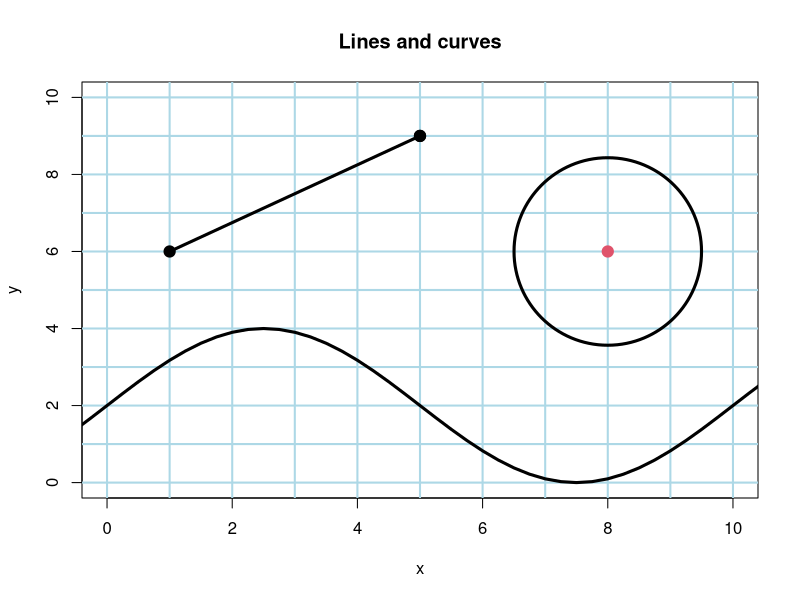
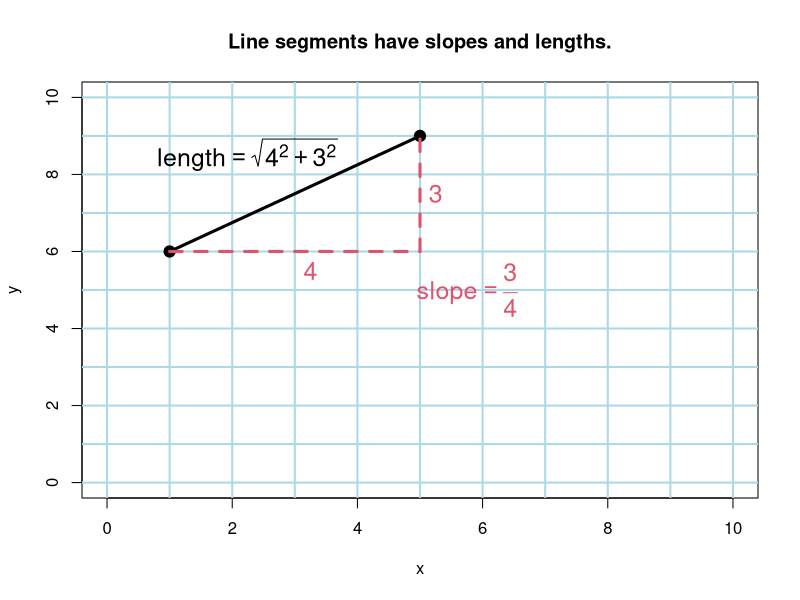
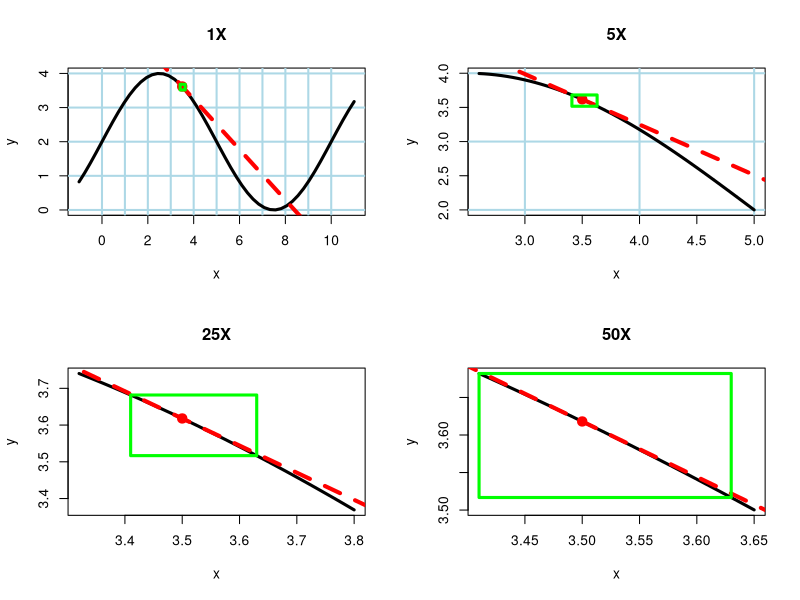
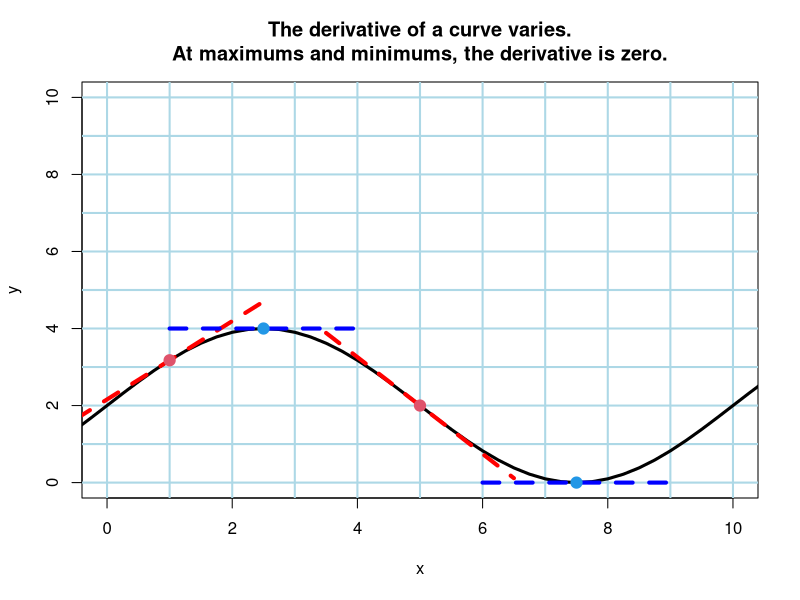

Generate these figures, in order, with R:
## ---- chunk 1
local({
  plot(c(0,10), c(0,10), type='n', xlab="x", ylab="y", main="Lines and curves")
  abline(h=0:10, col="lightblue", lwd=2)
  abline(v=0:10, col="lightblue", lwd=2)
  segments(1,6,5,9, lwd=3)
  points(c(1,5),c(6,9), pch=19, cex=1.5)
  points(5, 9, pch=19, cex=1.5)
  points(8,6,cex=25,lwd=3)
  points(8,6, pch=19, cex=1.5, col=2)
  x <- seq(-1, 11, by=.25)
  lines(x, 2+2*sin(.2*pi*x), lwd=3)
})
## ---- chunk 2
plot(c(0,10), c(0,10), type='n', xlab="x", ylab="y", main="Line segments have slopes and lengths.")
abline(h=0:10, col="lightblue", lwd=2)
abline(v=0:10, col="lightblue", lwd=2)
segments(1,6,5,9, lwd=3)
points(c(1,5),c(6,9), pch=19, cex=1.5)
segments(1,6,5,6, lty=2, lwd=3, col=2)
segments(5,6,5,9, lty=2, lwd=3, col=2)
text(3.25, 5.5, expression(4), lwd=3, cex=1.5, col=2)
text(5.25, 7.5, expression(3), lwd=3, cex=1.5, col=2)
text(2.25, 8.5, expression(length == sqrt(4^2 + 3^2)), lwd=3, cex=1.5, col=1)
text(5.75, 5, expression(slope == frac(3,4)), lwd=3, cex=1.5, col=2)
## ---- chunk 3

f <- function(x)2+2*sin(.2*pi*x)
df_dx <- function(x).4*pi*cos(.2*pi*x)
tngt <- function(x, interval=16, col="red"){
  slope = df_dx(x)
  y <- f(x)
  xa <- x-interval/2
  ya <- y - slope*interval/2
  xb <- x+interval/2
  yb <- y + slope*interval/2
  segments(xa, ya, xb, yb, lty=2, lwd=4, col=col)
}

local({
  
  drawbox <- function(xa, ya, xb, yb, col="green"){
    lines(c(xa, xb, xb, xa, xa), c(ya, ya, yb, yb, ya), lwd=3, col=col)
  }
    
  par(mfrow=c(2, 2))
  mags <- c(1, 5, 25, 50)
  minscale <- mags[length(mags)]
  x0 <- 3.5
  y0 <- f(x0) 
  xa <- x0 - (x0+1)/minscale
  xb <- x0 + (10-x0)/minscale
    
  for(i in mags){
    x <- seq(x0 - (x0+1)/i, x0 + (11-x0)/i, length.out=50)
    y <- f(x)
    plot(x, y, type='n', xlab="x", ylab="y", main=paste0(i, "X") )
    abline(h=0:10, col="lightblue", lwd=2)
    abline(v=0:10, col="lightblue", lwd=2)
    lines(x, y, lwd=3)
    points(x0, y0, pch=19, cex=1.5, col="red")
    tngt(x0)
    drawbox(xa, f(xa), xb, f(xb))
  }
 par(mfrow=c(1,1))
})

## ---- chunk 4
local({
  plot(c(0,10), c(0,10), type='n', xlab="x", ylab="y", main="The derivative of a curve varies.\nAt maximums and minimums, the derivative is zero.")
  abline(h=0:10, col="lightblue", lwd=2)
  abline(v=0:10, col="lightblue", lwd=2)
  x <- seq(-1, 11, by=.25)
  lines(x, 2+2*sin(.2*pi*x), lwd=3)
  pts <- c(1, 1/.4, 5, 3/.4, 10/.4)
  tngt(pts[1],interval=3)
  tngt(pts[2], interval=3, col="blue")
  tngt(pts[3], interval=3)
  tngt(pts[4], interval=3, col="blue")
  tngt(pts[5], interval=3)
  points(pts, f(pts), pch=19, cex=1.5, col=c(2,4,2,4,2))
})
